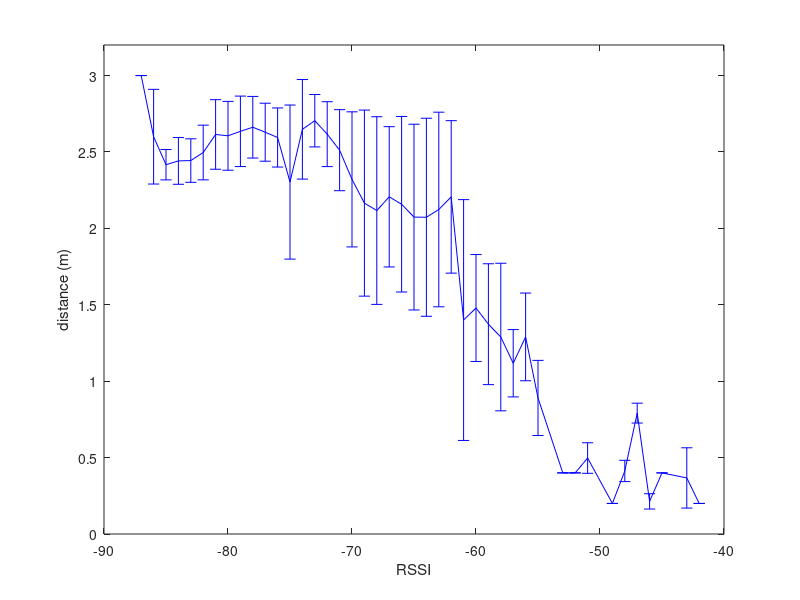

Here is the MATLAB script that generated this plot:
clc;clear all; close all;
%{
dist_rssi_aggr=[];

%i=[0.3:0.3:5.1 6.0:0.9:15.0 18.0:3.0:66.0];
%i=[0.3:0.3:5.1 6.0:0.9:15.0 18.0:3.0:30.0];
for i = 0.2:0.2:3.0
    for j=1:1:5
        input = load(strcat(sprintf('%0.1f',i),'m_',num2str(j),'.txt'));
        input = input(1:1000,:);
        current_dist_rssi = [i*ones(1000,1) input];
        dist_rssi_aggr = [dist_rssi_aggr;current_dist_rssi];
    end
end

dlmwrite('dist_rssi_aggr.txt', dist_rssi_aggr, 'delimiter','\t');%, '-append');

dist_rssi_aggr = load('dist_rssi_aggr.txt');
sorted_dist_rssi_aggr = sortrows(dist_rssi_aggr(),-2); % sorted the RSSI in descending order
num_rssi = length(sorted_dist_rssi_aggr);
previous_rssi = 0; 
rssi_list = []; % List of rssi values in descending order
for i=1:num_rssi
    current_rssi = sorted_dist_rssi_aggr(i,2);
    if current_rssi < previous_rssi
        rssi_list = [rssi_list current_rssi];
        dlmwrite(strcat('dist_rssi_',sprintf('%0.1f',current_rssi),'.txt'), sorted_dist_rssi_aggr(i,:), 'delimiter','\t');%, '-append');
    end
    if current_rssi == previous_rssi
        dlmwrite(strcat('dist_rssi_',sprintf('%0.1f',current_rssi),'.txt'), sorted_dist_rssi_aggr(i,:), 'delimiter','\t','-append');
    end
    previous_rssi = current_rssi;
end

max_rssi = max(sorted_dist_rssi_aggr(:,2))
min_rssi = min(sorted_dist_rssi_aggr(:,2))

for i = rssi_list 
    current_dist_rssi = load(strcat('dist_rssi_',sprintf('%0.1f',i),'.txt'));
    mean_dist = mean(current_dist_rssi(:,1));
    std_dist = std(current_dist_rssi(:,1));
    rssi_mean_std = [i mean_dist std_dist];
    dlmwrite('dist_mean_std_diff_rssi.txt', rssi_mean_std, 'delimiter','\t', '-append');
end
%}
rssi_mean_std = load('dist_mean_std_diff_rssi.txt');
rho_mean = rssi_mean_std(:,2)';
rho_std = rssi_mean_std(:,3)';

figure
x = rssi_mean_std(:,1)';
plot(x,rho_mean,'b');
ylim([0 3.2]);
ylabel('distance (m)');
xlabel('RSSI');
hold on;
h=errorbar(x,rho_mean,rho_std,'b'); set(h,'linestyle','none');